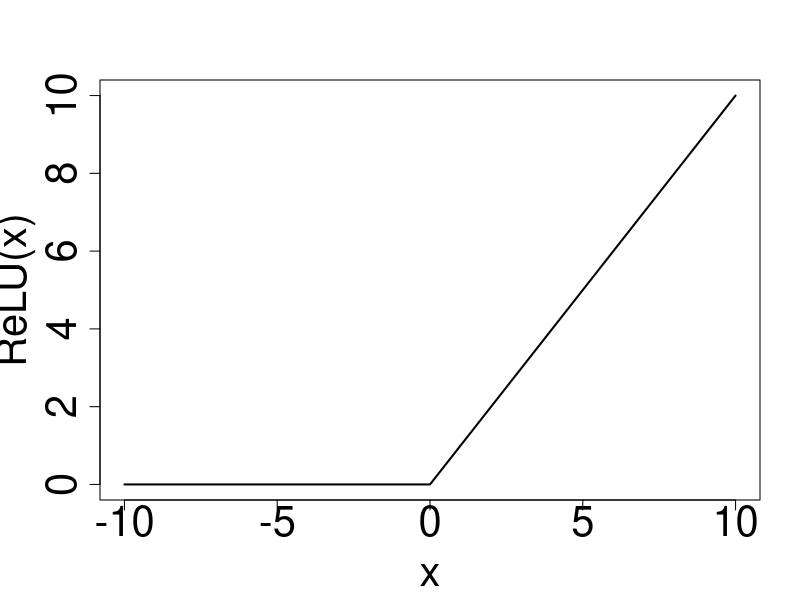
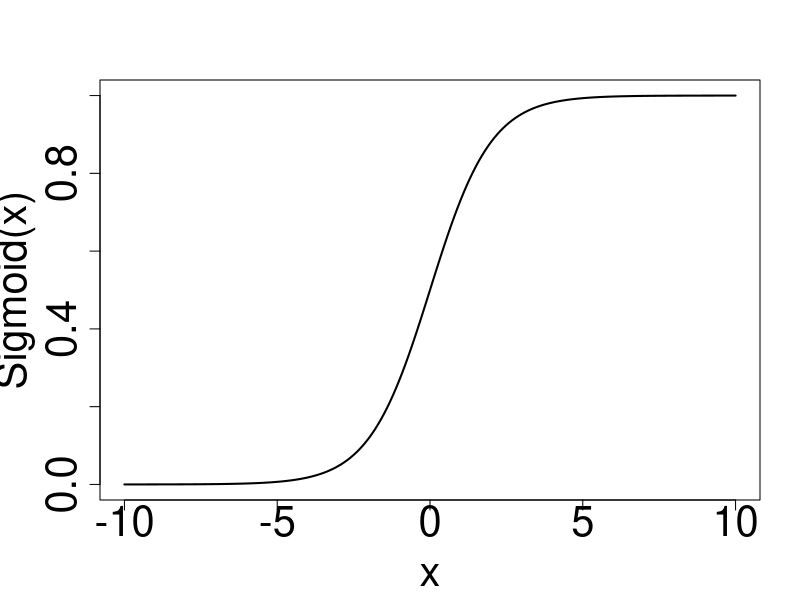
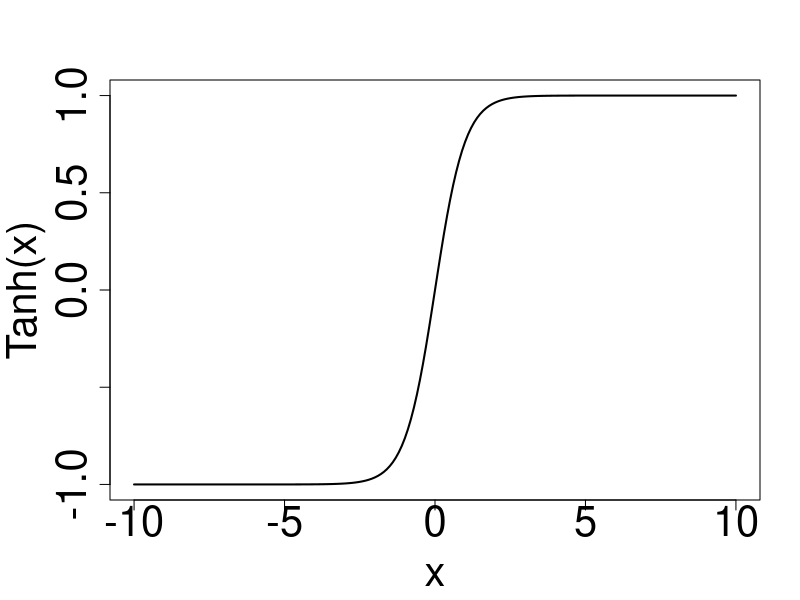

Reproduce these figures in R, in order.
# 定义激活函数
relu <- function(x) {
  pmax(0, x)  # ReLU函数
}

sigmoid <- function(x) {
  1 / (1 + exp(-x))  # Sigmoid函数
}

tanh_func <- function(x) {
  tanh(x)  # Tanh函数
}

# 创建 x 值的序列
x <- seq(-10, 10, by = 0.1)

# 计算对应的激活函数值
x.relu <- relu(x)
x.sigmoid <- sigmoid(x)
x.tanh <- tanh_func(x)

# 设置字体大小
font_size <- 2.5


# 绘制 ReLU 函数
pdf("图13.14a.pdf", width = 8, height = 8, family = "GB1")
par(mar = c(5, 5, 4, 2), mgp = c(3.5, 1, 0))
plot(x, x.relu, type = "l", col = "black", lwd = 2,
     cex.main = font_size,
     xlab = "x", ylab = "ReLU(x)", cex.lab = font_size, cex.axis = font_size, xlim = c(-10, 10),
     ylim = c(0, 10))  # 设置 y 轴范围
dev.off()

# 绘制 Sigmoid 函数
pdf("图13.14b.pdf", width = 8, height = 8, family = "GB1")
par(mar = c(5, 5, 4, 2), mgp = c(3.5, 1, 0))
plot(x, x.sigmoid, type = "l", col = "black", lwd = 2,
     cex.main = font_size,
     xlab = "x", ylab = "Sigmoid(x)", cex.lab = font_size, cex.axis = font_size, xlim = c(-10, 10),
     ylim = c(0, 1))  # 设置 y 轴范围
dev.off()

# 绘制 Tanh 函数
pdf("图13.14c.pdf", width = 8, height = 8, family = "GB1")
par(mar = c(5, 5.5, 4, 2), mgp = c(3.5, 1, 0))
plot(x, x.tanh, type = "l", col = "black", lwd = 2,
    cex.main = font_size,
     xlab = "x", ylab = "Tanh(x)", cex.lab = font_size, cex.axis = font_size, xlim = c(-10, 10),
     ylim = c(-1, 1))  # 设置 y 轴范围
dev.off()
